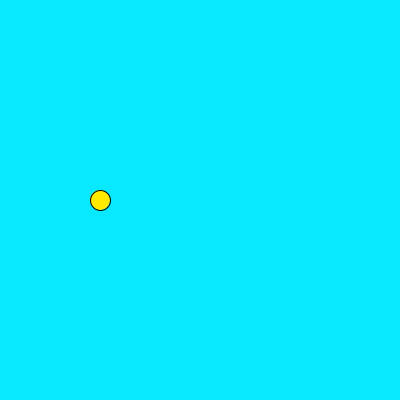
Frame 1 (no input)
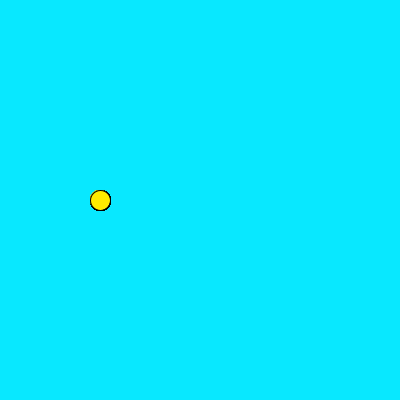
Frame 60 (the mouse pressed at the canvas centre just before this capture)
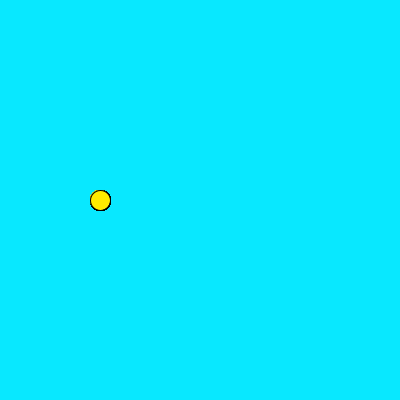
Frame 120 (the mouse held since frame 60 and released just before this capture)

The Processing sketch that drew these frames (run headless with seeded random() and noise(); from frame 60 on, the mouse is pressed at the canvas centre):

// Processing sketch: Flappy_ball
// ── Flappy_ball.pde
int x = 100;
int y = 200;

void setup(){
size (400,400);
background(#08E8FF);
}


void draw(){
fill(#FFEA00);
ellipse (x,y,20,20);
  

}
